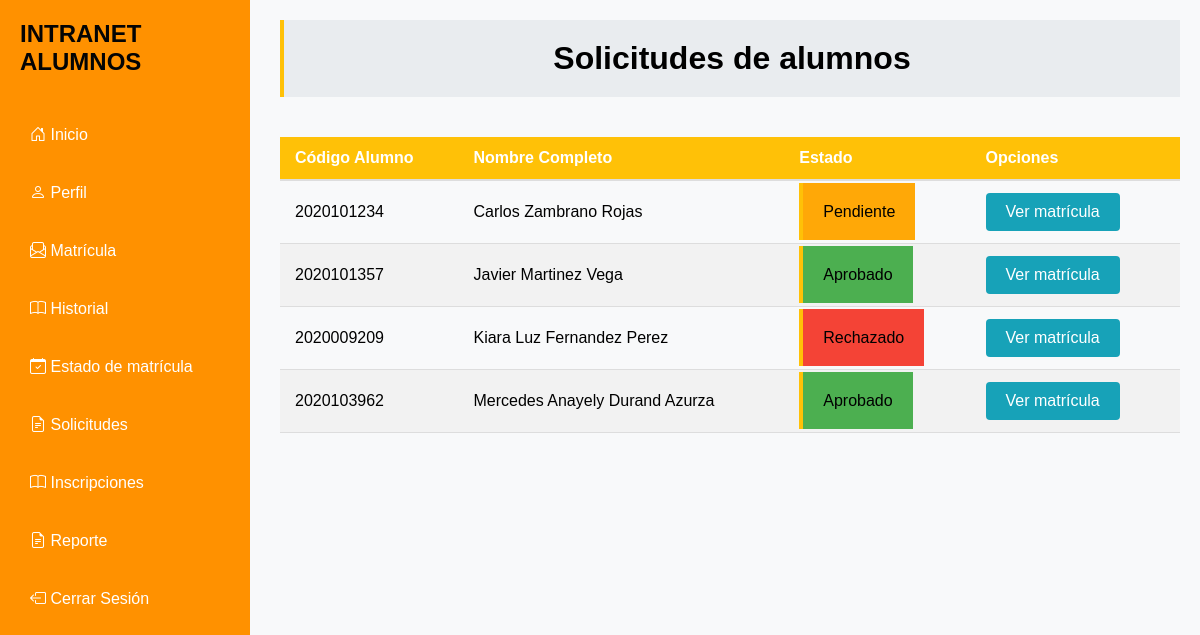
The page /solicitud/ (signed in) on the database as committed earlier.
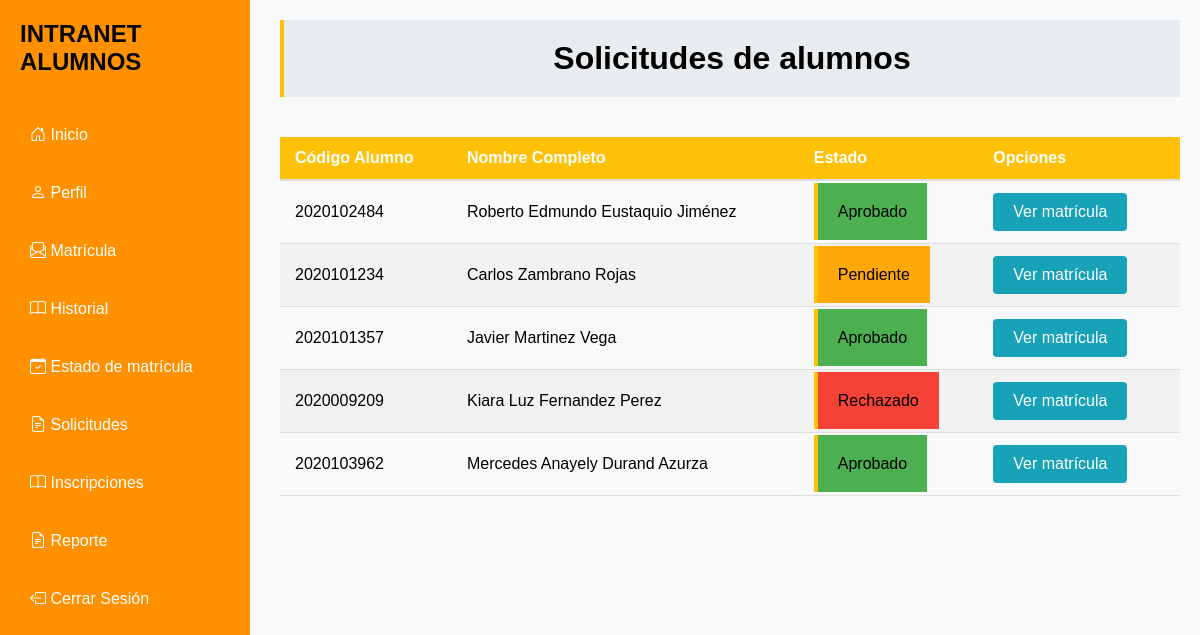
The same page on the database as committed later.
### App/models.py (models this page shows, shortened)
class Matricula(models.Model):
    id_matricula = models.AutoField(primary_key=True)
    alumno = models.ForeignKey(Alumno, on_delete=models.CASCADE)
    cursos = models.ManyToManyField(Curso)
    boucher = models.ManyToManyField(Boucher)
    plan = models.ForeignKey(Plan, on_delete=models.CASCADE)
    fecha_matricula = models.DateTimeField(default=timezone.now)
    estado = models.CharField(max_length=20, default='pendiente')
    mensaje_rechazo = models.TextField(blank=True, null=True)
    mensaje_aprobacion = models.TextField(blank=True, null=True)

class Alumno(models.Model):
    id_alumno = models.AutoField(primary_key=True)
    codigo = models.CharField(max_length=10, default=1)
    plan = models.ForeignKey(Plan, on_delete=models.CASCADE)
    nombres = models.CharField(max_length=100)
    apellido_paterno = models.CharField(max_length=100)
    apellido_materno = models.CharField(max_length=100)
    dni = models.CharField(max_length=8)
    correo = models.EmailField(max_length=100)
    celular = models.CharField(max_length=9)
    escuela = models.ForeignKey(Escuela, on_delete=models.CASCADE)
    anio = models.IntegerField(default=1)

### App/views.py (the view)
# urls.py: path('solicitud/', views.solicitud, name='solicitud'),
@login_required
@consejero_required
def solicitud(request):
    matriculas = Matricula.objects.filter(
        id_matricula__in=Matricula.objects.values('alumno').annotate(ultima_matricula=Max('id_matricula')).values('ultima_matricula')
    ).select_related('alumno').order_by('-fecha_matricula')
    context = {
        'matriculas': matriculas
    }
    return render(request, 'solicitud.html', context)

### App/templates/solicitud.html
{% extends 'base.html' %}
{% block content %}
<div class="Datos_Matricula" style="margin-left: 260px;">
    <h1>Solicitudes de alumnos</h1>
    <table class="tabla-canasta">
        <thead>
            <tr>
                <th>Código Alumno</th>
                <th>Nombre Completo</th>
                <th>Estado</th>
                <th>Opciones</th>
            </tr>
        </thead>
        <tbody>
            {% for matricula in matriculas %}
            <tr>
                <td>{{ matricula.alumno.codigo }}</td>
                <td>{{ matricula.alumno.nombres }} {{ matricula.alumno.apellido_paterno }} {{ matricula.alumno.apellido_materno }}</td>
                <td>
                    <span class="estado {% if matricula.estado == 'pendiente' %}pendiente{% elif matricula.estado == 'aprobado' %}aprobado{% elif matricula.estado == 'rechazado' %}rechazado{% endif %}">
                        {% if matricula.estado == 'pendiente' %}
                            Pendiente
                        {% elif matricula.estado == 'aprobado' %}
                            Aprobado
                        {% elif matricula.estado == 'rechazado' %}
                            Rechazado
                        {% else %}
                            Desconocido
                        {% endif %}
                    </span>
                </td>
                <td>
                    <a href="{% url 'ver_matricula' matricula.id_matricula %}" class="btn btn-primary">Ver matrícula</a>
                </td>
            </tr>
            {% empty %}
            <tr>
                <td colspan="8">No hay alumnos con matrículas guardadas.</td>
            </tr>
            {% endfor %}
        </tbody>
    </table>
</div>
{% endblock %}

Rows that differ between the two databases and show on the page:
added Matricula: alumno.codigo "2020102484", alumno.nombres "Roberto Edmundo", alumno.apellido_paterno "Eustaquio", alumno.apellido_materno "Jiménez", estado "Aprobado"
